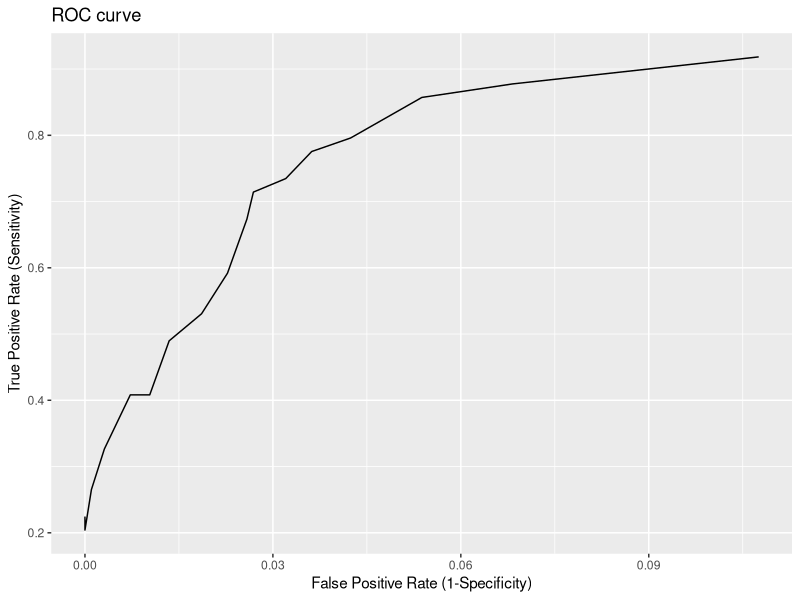

Reproduce this figure in R.
#imports library for LDA and ggplot
library(ggplot2)
library(MASS)

## Load data
DTA <- read.csv("hof_all.csv")

## Extract a few offensive statistics (numerical variables).
DTA_num <- DTA[, c("HOF", "OBP", "AB", "SF","SLG","SB","SH")]

## Variable declarations
sens = NULL # sensitivity 
spec = NULL # specificity
acc = NULL # accuracy
test = NULL # test data
train = NULL # training data
thresh_seq = seq(from = .05, to = .95, by = .05) # list of threshold values
n <- nrow(DTA) # stores number of rows in the data set
pred = matrix(0, nrow = n, ncol = 19) # matrix for storing predictions
check = matrix(0, nrow = n, ncol = 19) # matrix for storing the results of LOOCV


for (j in 1:19) { # makes a prediction for each threshold value
  # cycles through all data, using excluding one player each time to be used later for the accuracy check
  for (i in 1:n) {
    
    test <- DTA_num[i,] # uses one element as a test
    train <- DTA_num[-i,] # uses remainder of data elements as training
    
    # performs lda
    lda_out <- lda(HOF ~., data = train)
    lda_pred <- predict(lda_out, newdata = test)	
    
    # checks whether posterior probability from LDA is higher
    # than the current threshold value, then makes prediction
    if (lda_pred$posterior[2] > thresh_seq[j]) { 
      pred[i,j] = 1 # predicts as yes for HOF
    }
    else {
      pred[i,j] = 0 # predicts as no for HOF
    }
    
  }
}

## Performs LOOCV
## Checks the pred matrix to see which values
## were correctly predicted	for each threshold value
for (j in 1:19) {
  predYesRight = 0 # reset number of HOF yes predicted correctly
  predYesWrong = 0 # reset number of HOF yes predicted incorrectly
  predNoRight = 0 # reset number of HOF no predicted correctly
  predNoWrong = 0 # reset number of HOF no predicted incorrectly
  
  for (i in 1:n) {
    if (pred[i,j] == 1) { # if yes was predicted
      if (DTA$HOF[i] == 'Y') { # compare to test case
        check[i,j] = 0 # marks prediction as correct
        predYesRight <- predYesRight + 1  # increase count
      }
      else {
        check[i,j] = 1 # marks prediction as incorrect
        predYesWrong <- predYesWrong + 1  
      }
    }
    if (pred[i,j] == 0) { # if no was predicted
      if (DTA$HOF[i] == 'N') { # compare to test case
        check[i,j] = 0 # marks prediction as correct
        predNoRight <- predNoRight + 1 # increase count
      }
      else {
        check[i,j] = 1 # marks prediction as incorrect		
        predNoWrong <- predNoWrong + 1  				
      }
    }
  }
  
  sens[j] = predYesRight / (predYesRight + predNoWrong) # calculation for sensitivity 
  spec[j] = predNoRight / (predYesWrong + predNoRight) # calculation for specificity 
  acc[j] = (sens[j] + spec[j]) / 2 # calculation for balanced accuracy
}


spec2 <- 1-spec
dta<-data.frame(x=spec2,y=sens)

roc <- ggplot(dta) + geom_line(aes(dta$x,dta$y)) + labs(title= "ROC curve", 
                                                x = "False Positive Rate (1-Specificity)", 
                                                y = "True Positive Rate (Sensitivity)")
lda_out <- lda(HOF ~., data = train)
lda_pred <- predict(lda_out, newdata = test)	

#table(lda_pred, DTA$HOF)

